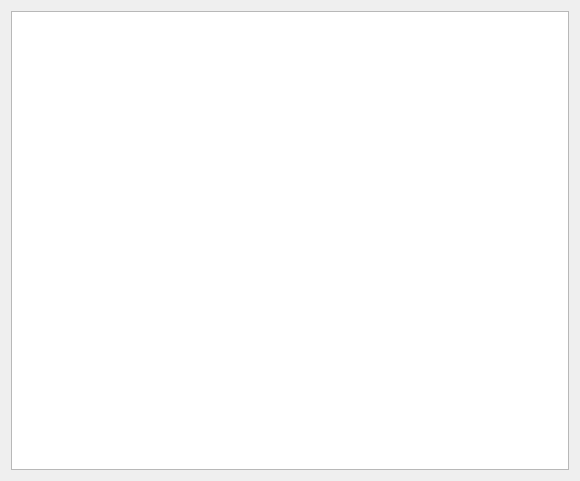
<?xml version="1.0" encoding="UTF-8"?>
<ui version="4.0">
 <class>Dialog</class>
 <widget class="QDialog" name="Dialog">
  <property name="geometry">
   <rect>
    <x>0</x>
    <y>0</y>
    <width>580</width>
    <height>481</height>
   </rect>
  </property>
  <property name="windowTitle">
   <string>Dialog</string>
  </property>
  <layout class="QVBoxLayout" name="verticalLayout">
   <item>
    <widget class="QTreeView" name="treeView"/>
   </item>
  </layout>
 </widget>
 <resources/>
 <connections/>
</ui>
